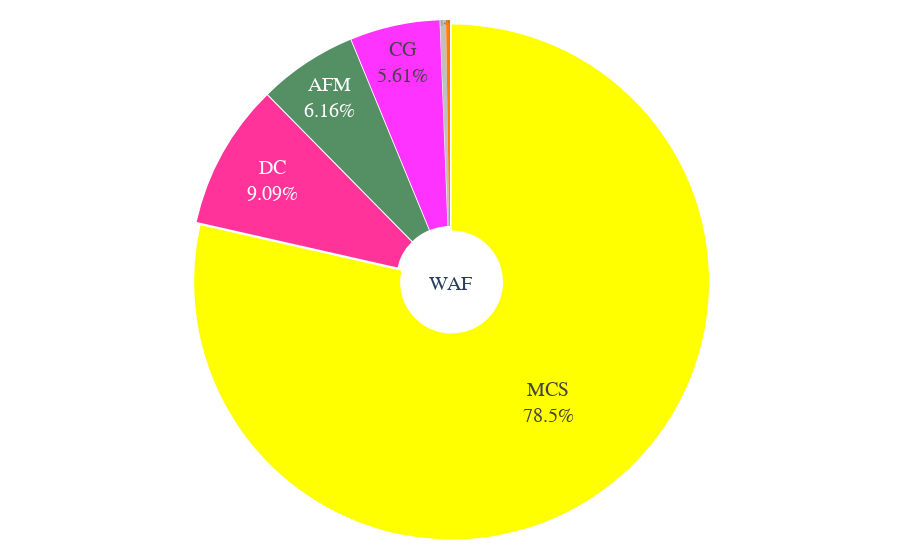

Here is the notebook cell this chart was saved with:
### Code cell
data_extreme_R95 = list(extreme_dir.glob('FeatIDs_extreme_R99*'))[3]

data_region_R95 = xr.open_dataset(data_extreme_R95)

# rearrange variables for consistency 
rename_dict = {'FID': 'feature_id', 'Area': 'region_id', 'FID_nth': 'pcp_explained'}
dum = data_region_R95.mean(['year','latitude','longitude']).rename_vars(rename_dict)
dum = dum.squeeze().to_dataframe().set_index('feature_id')

df_regional_R95 = dum[['pcp_explained','region_id']]
region_id = str(data_region_R95.Area.values[0])

explanability_pie_chart(df_regional_R95, region_id, cmap=rgb_list, write_out=False)

### Figure 1 — Plotly figure (JSON) as saved in the notebook; plotly's stock layout.template omitted (floating-point values rounded to 4 significant figures)
{"data": [{"direction": "clockwise", "hole": 0.2, "labels": ["AR", "FT", "MCS", "LPS", "AF", "AM", "AL", "FM", "FL", "ML", "AFM", "AFL", "AML", "FML", "All", "UE", "DC", "CG"], "marker": {"colors": ["rgb(0,0,127)", "rgb(0,178,178)", "rgb(255,255,0)", "rgb(255,0,0)", "rgb(0,89,153)", "rgb(127,127,63)", "rgb(127,0,63)", "rgb(127,216,89)", "rgb(127,89,89)", "rgb(255,127,0)", "rgb(85,144,101)", "rgb(85,59,101)", "rgb(170,85,42)", "rgb(170,144,59)", "rgb(127,108,76)", "rgb(192,192,192)", "rgb(255,51,153)", "rgb(255,51,255)"]}, "pull": 0.01, "showlegend": false, "sort": true, "textinfo": "label+percent", "textposition": "inside", "title": {"text": "WAF"}, "type": "pie", "values": [0, 0, 0.7854, 0.0003017, 0, 0, 0, 0, 0, 0.00211, 0.06156, 0, 2.362e-05, 0, 0, 0.003698, 0.09088, 0.05607]}], "layout": {"font": {"family": "Arial", "size": 20}, "legend": {"x": 0.05, "xanchor": "left", "y": 0.99, "yanchor": "top"}, "margin": {"b": 20, "l": 100, "r": 100, "t": 20}, "title": {"x": 0.47}}}
